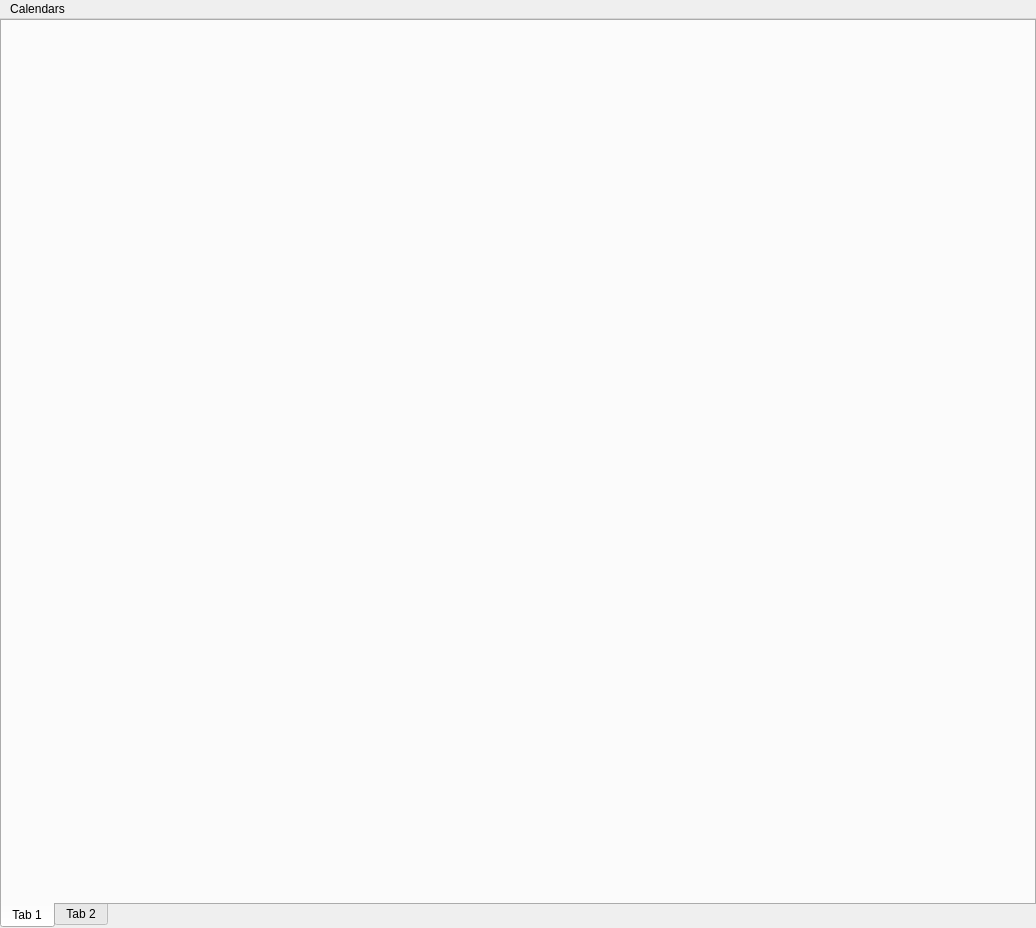
<?xml version="1.0" encoding="UTF-8"?>
<ui version="4.0">
 <class>MainWindow</class>
 <widget class="QMainWindow" name="MainWindow">
  <property name="geometry">
   <rect>
    <x>0</x>
    <y>0</y>
    <width>1036</width>
    <height>928</height>
   </rect>
  </property>
  <property name="windowTitle">
   <string>MainWindow</string>
  </property>
  <widget class="QWidget" name="centralwidget">
   <layout class="QHBoxLayout" name="horizontalLayout">
    <property name="leftMargin">
     <number>0</number>
    </property>
    <property name="topMargin">
     <number>0</number>
    </property>
    <property name="rightMargin">
     <number>0</number>
    </property>
    <property name="bottomMargin">
     <number>0</number>
    </property>
    <item>
     <widget class="QTabWidget" name="tabWidget">
      <property name="tabPosition">
       <enum>QTabWidget::TabPosition::South</enum>
      </property>
      <widget class="QWidget" name="calendar">
       <attribute name="title">
        <string>Tab 1</string>
       </attribute>
       <layout class="QHBoxLayout" name="horizontalLayout_2"/>
      </widget>
      <widget class="QWidget" name="tab_2">
       <attribute name="title">
        <string>Tab 2</string>
       </attribute>
      </widget>
     </widget>
    </item>
   </layout>
  </widget>
  <widget class="QMenuBar" name="menubar">
   <property name="geometry">
    <rect>
     <x>0</x>
     <y>0</y>
     <width>1036</width>
     <height>19</height>
    </rect>
   </property>
   <widget class="QMenu" name="menuApiConnector">
    <property name="title">
     <string>Calendars</string>
    </property>
    <addaction name="action_GetCalendarsInfos"/>
    <addaction name="action_GetCalendarEvents"/>
    <addaction name="action_UpdateCalendarEvents"/>
   </widget>
   <addaction name="menuApiConnector"/>
  </widget>
  <action name="action_GetCalendarsInfos">
   <property name="text">
    <string>Get Calendars Infos</string>
   </property>
  </action>
  <action name="action_GetCalendarEvents">
   <property name="text">
    <string>Get Calendar Events</string>
   </property>
  </action>
  <action name="action_UpdateCalendarEvents">
   <property name="text">
    <string>Update Calendar Events</string>
   </property>
  </action>
 </widget>
 <resources/>
 <connections/>
</ui>
